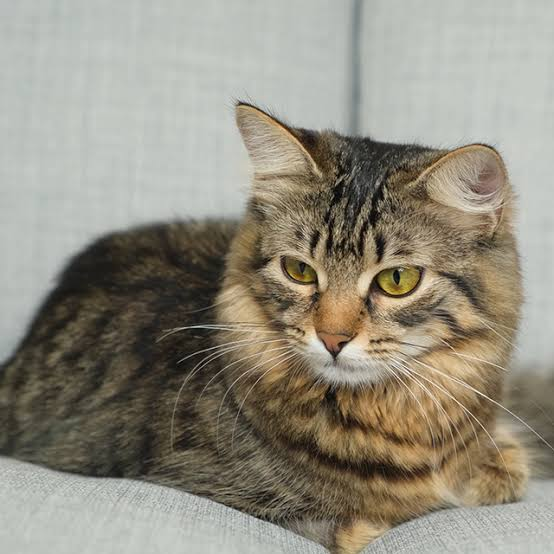
#> input picture img/obraz.jpg, 554 x 554 px
$ python IMGtoCMD.py
#> lines starting #> are read from the running program, lines starting #| are printed output that depends on the picture
from PIL import Image

def przetworz_obraz(nazwa_pliku, szerokosc_terminala=80, wysokosc_terminala=50):
#> called with nazwa_pliku = 'img/obraz.jpg', szerokosc_terminala = 80, wysokosc_terminala = 50
    img = Image.open(nazwa_pliku)
#> img is the input picture: PIL image 554x554 RGB; mean R, G, B 146.6, 141.7, 127.9
    img = img.resize((szerokosc_terminala, wysokosc_terminala))
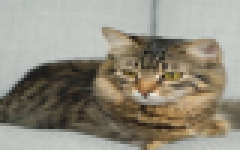
#> img: PIL image 80x50 RGB (shown 3 times larger); mean R, G, B 146.6, 141.7, 127.9
    img = img.convert("L")  # Konwertuje na obraz w odcieniach szarości
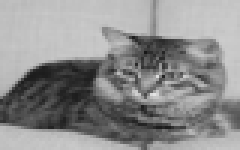
#> img: PIL image 80x50 L (shown 3 times larger); min 23, max 228, mean 141.6

    dane_obrazu = list(img.getdata())
#> dane_obrazu = 4000 values, max 228 at index 2531, min 23 at index 1408, mean 141.6
    szerokosc_obrazu = img.width
#> szerokosc_obrazu = 80

    # Zakresy kolorów dla każdego symbolu
    zakresy_kolorow = [0, 25.5, 51, 76.5, 102, 127.5, 153, 178.5, 204, 229.5, 255]

    # Mapa symboli ASCII
    mapa_znakow = [
        " ", ".", ":", "-", "=", "+", "*", "#", "%", "@", "█"
    ]

    obraz_wynikowy = ""

    for i in range(0, len(dane_obrazu), szerokosc_terminala):
        wiersz = dane_obrazu[i:i + szerokosc_terminala]
        for piksel in wiersz:
            for indeks, zakres in enumerate(zakresy_kolorow[:-1]):
                if zakres <= piksel <= zakresy_kolorow[indeks + 1]:
                    symbol = mapa_znakow[indeks]
                    obraz_wynikowy += symbol
                    break
            else:
                obraz_wynikowy += " "
        obraz_wynikowy += "\n"
#> this loop made 50 passes
#> i on passes 2 to 13: 80, 160, 240, 320, 400, 480, 560, 640, 720, 800, 880, 960

    return obraz_wynikowy

if __name__ == '__main__':
    nazwa_pliku = 'img/obraz.jpg'
    wynik_ascii = przetworz_obraz(nazwa_pliku)
    print(wynik_ascii)
